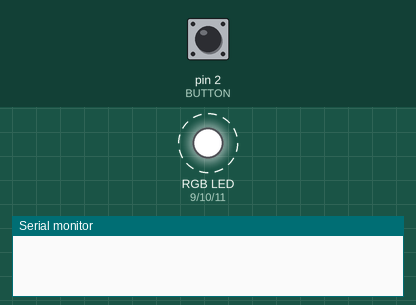
Recording of a sketch running on a simulated Arduino Uno, built with avr-gcc and run on an emulated ATmega328P. Parts: an RGB LED mixed from three pins (HIGH = lit), the last lines printed to the serial monitor. Dashed ring = blinking. The inputs (shaded band) are chosen by the test bench; at power-on: pin 2 (BUTTON) HIGH. Dim RGB values are drawn brighter than linear; random numbers use the default seed unless the sketch sets one.

Above: at 0.9 s.
1.3 s: pin 2 (BUTTON) pulled LOW for 0.15 s
At 1.91 s:
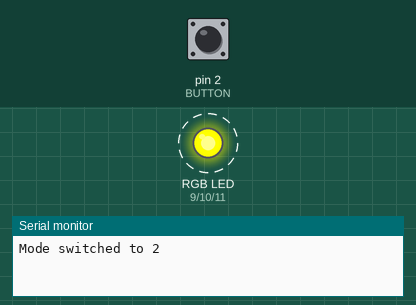
4.4 s: pin 2 (BUTTON) pulled LOW for 1 s
At 5.53 s:
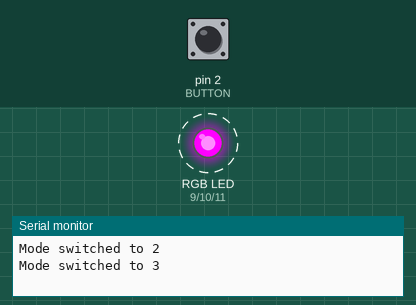
8.1 s: pin 2 (BUTTON) pulled LOW for 0.15 s
At 8.47 s:
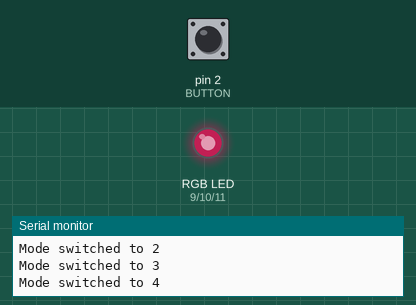
11.1 s: pin 2 (BUTTON) pulled LOW for 0.15 s
14.1 s: pin 2 (BUTTON) pulled LOW for 1 s
At 15.43 s:
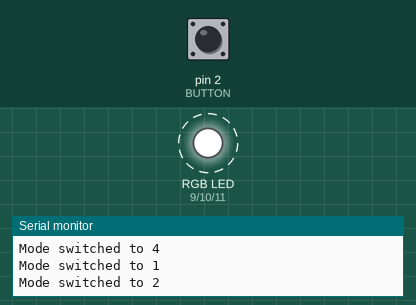
17.8 s: pin 2 (BUTTON) pulled LOW for 0.15 s
At 18.05 s:
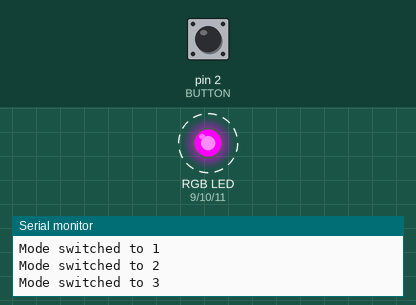
Timing chart, 0 to 21.8 s (numbered marks = the images above; inputs shaded):
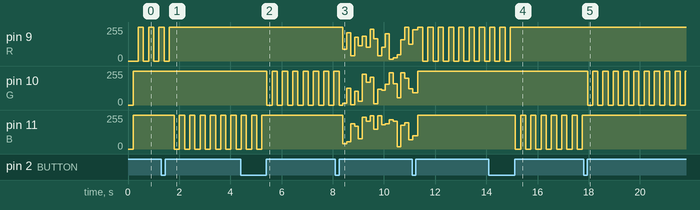

Measured:
- after the input at 1.3 s, pin 11 (B): alternates 255/255 for 0.20 s and 0/255 for 0.20 s, starting after 0.51 s
- after the input at 4.4 s, pin 10 (G): alternates 255/255 for 0.20 s and 0/255 for 0.20 s, starting after 1.0 s
- after the input at 14.1 s, pin 11 (B): alternates 255/255 for 0.20 s and 0/255 for 0.20 s, starting after 1.0 s
- after the input at 17.8 s, pin 10 (G): alternates 255/255 for 0.20 s and 0/255 for 0.20 s, starting after 0.15 s

The sketch:

HW3.ino
```cpp
#define R 9
#define G 10
#define B 11
#define BUTTON 2

int mode = 1;                 // 模式：1紅閃、2藍閃、3綠閃、4亂閃
bool powerOn = true;          // 是否開燈
bool ledState = false;        // 閃爍狀態
unsigned long lastBlinkTime = 0;
unsigned long lastButtonTime = 0;
bool lastButtonState = HIGH;
bool buttonHeld = false;

void setup() {
  pinMode(R, OUTPUT);
  pinMode(G, OUTPUT);
  pinMode(B, OUTPUT);
  pinMode(BUTTON, INPUT_PULLUP);
  Serial.begin(9600);
}

void loop() {
  handleButton();
  if (powerOn) runMode();
  else turnOff();
}

void handleButton() {
  int reading = digitalRead(BUTTON);
  unsigned long now = millis();

  // 按下瞬間
  if (lastButtonState == HIGH && reading == LOW) {
    lastButtonTime = now;
    buttonHeld = false;
  }

  // 長按（超過1秒）
  if (reading == LOW && (now - lastButtonTime > 1000) && !buttonHeld) {
    powerOn = !powerOn;
    buttonHeld = true;
    Serial.println(powerOn ? "💡 Power ON" : "💤 Power OFF");
    delay(300); // 防止重複判定
  }

  // 放開時才切換模式（避免長按也切）
  if (lastButtonState == LOW && reading == HIGH && !buttonHeld) {
    mode++;
    if (mode > 4) mode = 1;
    Serial.print("Mode switched to ");
    Serial.println(mode);
  }

  lastButtonState = reading;
}

void runMode() {
  unsigned long now = millis();

  switch (mode) {
    case 1: blinkColor(now, 255, 0, 0, 200); break;  // 紅閃
    case 2: blinkColor(now, 0, 0, 255, 200); break;  // 藍閃
    case 3: blinkColor(now, 0, 255, 0, 200); break;  // 綠閃
    case 4: randomFlash(now, 150); break;            // 亂閃
  }
}

void blinkColor(unsigned long now, int r, int g, int b, int interval) {
  if (now - lastBlinkTime > interval) {
    ledState = !ledState;
    lastBlinkTime = now;
    if (ledState) {
      analogWrite(R, 255 - r);
      analogWrite(G, 255 - g);
      analogWrite(B, 255 - b);
    } else {
      analogWrite(R, 255);
      analogWrite(G, 255);
      analogWrite(B, 255);
    }
  }
}

void randomFlash(unsigned long now, int interval) {
  if (now - lastBlinkTime > interval) {
    lastBlinkTime = now;
    analogWrite(R, 255 - random(0, 256));
    analogWrite(G, 255 - random(0, 256));
    analogWrite(B, 255 - random(0, 256));
  }
}

void turnOff() {
  analogWrite(R, 255);
  analogWrite(G, 255);
  analogWrite(B, 255);
}
```
